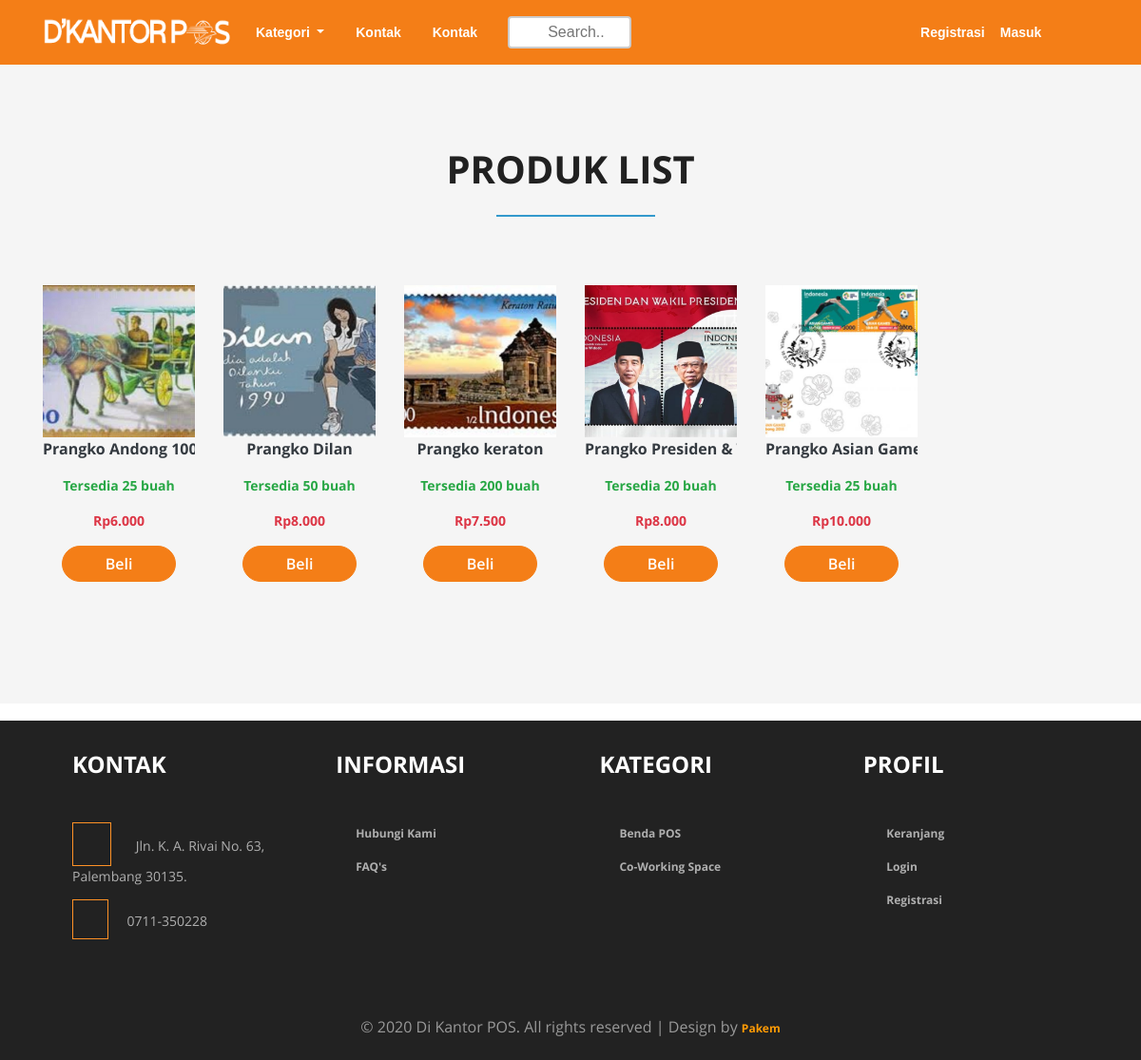
Page /kategori/Prangko on the committed database.
### website/models.py (models this page shows, shortened)
class Produk(models.Model):
    id = models.UUIDField(primary_key=True, default=uuid.uuid4, editable=False)
    kategori = models.ForeignKey(
        Kategori,
        on_delete=models.CASCADE
    )
    nama_produk = models.CharField(max_length=64)
    harga = models.IntegerField()
    deskripsi = models.TextField(null=True)
    stok = models.IntegerField()
    path_and_rename = PathAndRename("images/produk")
    help_text = 'Maximum file size allowed is {}Mb'.format(IMAGE_SIZE_LIMIT)
    foto = models.ImageField("Foto produk", upload_to=path_and_rename, validators=[validate_image], help_text=help_text)
    created_at = models.DateTimeField(auto_now_add=True)
    updated_at = models.DateTimeField(auto_now=True)
    class Meta:
        verbose_name_plural = 'Produk'

### website/views.py (the view)
# urls.py: path('kategori/<str:nama_kategori>', views.kategori_list, name='kategori'),
def kategori_list(request, nama_kategori):
    item_list = models.Produk.objects.filter(kategori__nama_kategori=nama_kategori)
    return render(request,'index.html', {'item_list': item_list})

### website/context_processors.py (called while the page is built)
def kategori(request):
    return {'daftar_kategori': models.Kategori.objects.all()}

### website/templates/index.html (shortened to what this page needs)
{% extends 'base.html' %}
{% load static %}
{% block css %}
<link href="{% static 'website/css/produk.css' %}" rel="stylesheet">
{% endblock %}
{% block content %}
	{% if item_list %}
	<div class="newproducts-w3agile">
		<div class="container">
			<h3 class="mb-5">Produk List</h3>
			<div class="row">
				{% for item in item_list %}
					{% include 'konten.html' %}
				{% endfor %}
			</div>
		</div>
	</div>
	{% endif %}
{% endblock %}

### website/templates/konten.html (shortened to what this page needs)
<div class="produk {% firstof colclass 'col-lg-2 col-md-3 col-sm-4 col-6 mb-4 py-4' %}" >
	{% if PROPERTI %}
		{% url 'detail_properti' item.id.hex as detail_url %}
	{% else %}
		{% url 'detail_product' item.id.hex as detail_url %}
	{% endif %}
	<a href="{{detail_url}}">
		<div class="img-wrapper">
			<img src="{{ item.foto.url }}" style="object-fit: cover;">
		</div>
		<div class="text-center">
			<p class="text-dark nama-produk">{% firstof item.nama_produk item.nama %}</p>
			{% if not PROPERTI %}
				<p class="text-success" style="font-size: 14px;">
					Tersedia {{item.stok}} buah
				</p>
			{% endif %}
			<p class="text-danger font-weight-bold" style="font-size: 14px;">
				{% if PROPERTI %}
				<span class="convert-rupiah">{{ item.harga_asli }}</span>
				{% else %}
				<span class="convert-rupiah">{{ item.harga }}</span>
				{% endif %}
			</p>
		</div>
		<div class="d-block">
			{% if PROPERTI %}
			<button class="btn btn-orange2 btn-beli col-9 mx-auto">Lihat detail</button>
			{% else %}
			<form id="form-keranjang" action="{% url 'keranjang' %}" method="POST">
				<input type="submit" name="submit" value="Beli" class="btn btn-orange2 btn-beli col-9 mx-auto">
			</form>
			{% endif %}
		</div>
	</a>
</div>

### website/static/website/css/style.css (style rules this page uses)
* { margin:0; padding:0; }
html, body { font-family: 'Open Sans', sans-serif; background:#ffffff; }
h1,h2,h3,h4,h5,h6,a { font-weight:700; }
input[type="submit"],#PPMiniCart .minicart-submit,input[type="reset"],.agileinfo_mail_grid_left ul li a,.events_bottom_left2 ul li a,.w3ls_service_grids1_right a,ul.agileits_social_icons li a,.w3l_banner_nav_right_banner_pet a,.w3ls_w3l_banner_nav_right_grid_head_grid ul li a,.products-breadcrumb ul li a,.w3_footer_grid ul li a,.wthree_footer_copy p a,.agile_top_brand_left_grid1 .button,.w3ls_logo_products_left1 ul.special_items li a,.w3ls_logo_products_left1 ul.phone_email li a { transition: .5s ease-in; -webkit-transition: .5s ease-in; -moz-transition: .5s ease-in; -o-transition: .5s ease-in; -ms-transition: .5s ease-in; }
.top-brands h2,.newproducts-w3agile h3,.login h2,.register h2,.faq-w3agile h3,.brands h3 { text-align:center; color:#212121; padding-bottom:.5em; position:relative; font-size: 2.5em; text-transform: uppercase; }
.top-brands h2:after,.newproducts-w3agile h3:after,.login h2:after,.register h2:after,.faq-w3agile h3:after,.brands h3:after { content: ''; background: #3399cc; height: 2px; width: 15%; position: absolute; bottom: 0%; left: 43%; }
.newproducts-w3agile { padding: 5em 0; background: #f5f5f5; }
body { background:url(assets/img/white_leather.png) repeat 0 0; }
h3 { font-size: 18px;line-height: 1.5em; }

### website/static/website/css/produk.css (style rules this page uses)
.produk .btn-beli { display: block; border-radius: 50rem; color: white; font-weight: 600; }
.nama-produk { width: 100%; white-space: nowrap; overflow: hidden; }
.img-wrapper { position: relative; }
.img-wrapper:after { content: ""; display: block; padding-bottom: 100%; }
.img-wrapper img { position: absolute; top: 0; bottom: 0; left: 0; right: 0; width: 100%; height: 100%; object-fit: cover; object-position: center; }

### rows in the picture
Produk: foto (picture), nama_produk "Prangko Andong…", stok "25"
Produk: foto (picture), nama_produk "Prangko Dilan", stok "50"
Produk: foto (picture), nama_produk "Prangko keraton", stok "200"
Produk: foto (picture), nama_produk "Prangko Presiden &…", stok "20"
Produk: foto (picture), nama_produk "Prangko Asian…", stok "25"
